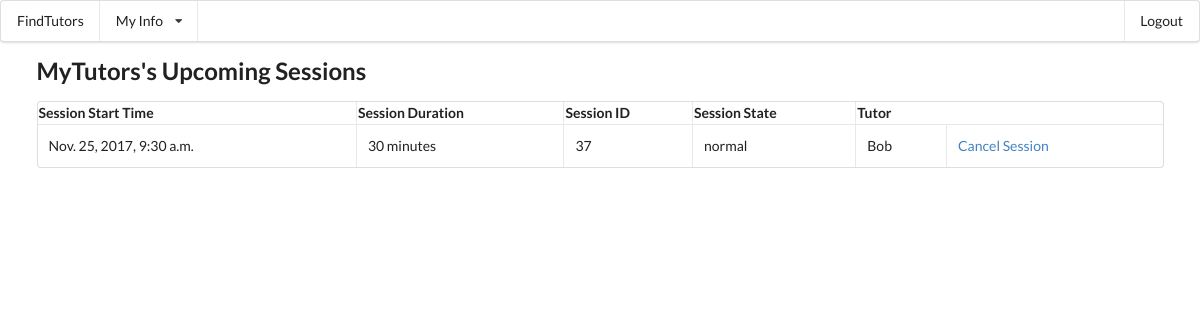
The app's page /main/upcomingSessions (signed in) with its own data.
### mainApp/models.py (models this page shows, shortened)
class Student(models.Model):
	user = models.OneToOneField(User, on_delete=models.CASCADE)
	phoneNumber=models.CharField(max_length=10)
	photo_url=models.CharField(max_length=30)
	def __str__ (self):
		return self.user.first_name

class Session(models.Model):
	coupon_used=models.BooleanField()
	session_datetime=models.DateTimeField()
	state=models.CharField(max_length=10,default='normal')#cancelled/normal/ended/locked
	review_state=models.CharField(max_length=10,default='empty')#complete
	session_student=models.ForeignKey(Student)
	session_tutor=models.ForeignKey(Tutor)

class Tutor(models.Model):
	phoneNumber=models.CharField(max_length=10)
	photo_url=models.CharField(max_length=30)
	user = models.OneToOneField(User, on_delete=models.CASCADE)
	tutor_type=models.CharField(max_length=8,default="Private")#Contract/Private
	university=models.CharField(max_length=60)
	teach_course_code=models.ManyToManyField(SubjectCode)
	subject_tag=models.CharField(max_length=60)
	hourly_rate=models.IntegerField(default=100)
	introduction=models.TextField(default="I love programming")
	activated=models.BooleanField(default=True)#profiles show to public or not
	avg_review=models.IntegerField(default=-1)
	def __str__ (self):
		return self.user.first_name

### mainApp/views.py (the view)
@login_required
def viewUpcomingSessions(request):
	this_student = request.user.student
	student_sessions = this_student.session_set.filter(state='locked') | this_student.session_set.filter(state='normal')
	context = {'student_sessions': student_sessions, 'this_student': this_student,}
	return render(request,'mainApp/viewUpcomingSessions.html',context)

### mainApp/templates/mainApp/viewUpcomingSessions.html (shortened to what this page needs)
{% extends "mainApp/base.html" %}
{% block content %}
<h2>{{this_student}}'s Upcoming Sessions</h2>
{% if student_sessions %}
<table cellspacing="20" class="ui celled table">
	<tr>
		<th>
			Session Start Time
		</th>
		<th>
			Session Duration
		</th>
		<th>
			Session ID
		</th>
		<th>
			Session State
		</th>
		<th>
			Tutor
		</th>
	</tr>
	{% for session in student_sessions %}
	<tr>
		<td>
			<p>{{session.session_datetime}}</p>
		</td>
		<td>
			<p>{% if session.session_tutor.tutor_type == 'Contract' %}30 minutes {% else %} 1 hour {% endif %}</p>
		</td>
		<td>
			<p>{{session.id}}</p>
		</td>
		<td>
			<p>{{session.state}}</p>
		</td>
		<td>
			<p>{{session.session_tutor}}</p>
		</td>
		<td>
			<a href="cancelSession/{{session.id}}">Cancel Session</a>
		</td>
	</tr>
	{% endfor %}
</table>
{% else %}
	<p>No sessions currently booked</p>
{% endif %}
{% endblock %}

### records on screen
Student: user.first_name "MyTutors"
Session: session_datetime "Nov. 25, 2017, 9:30 a.m.", shows "30 minutes", id "37", state "normal", session_tutor "Bob"
